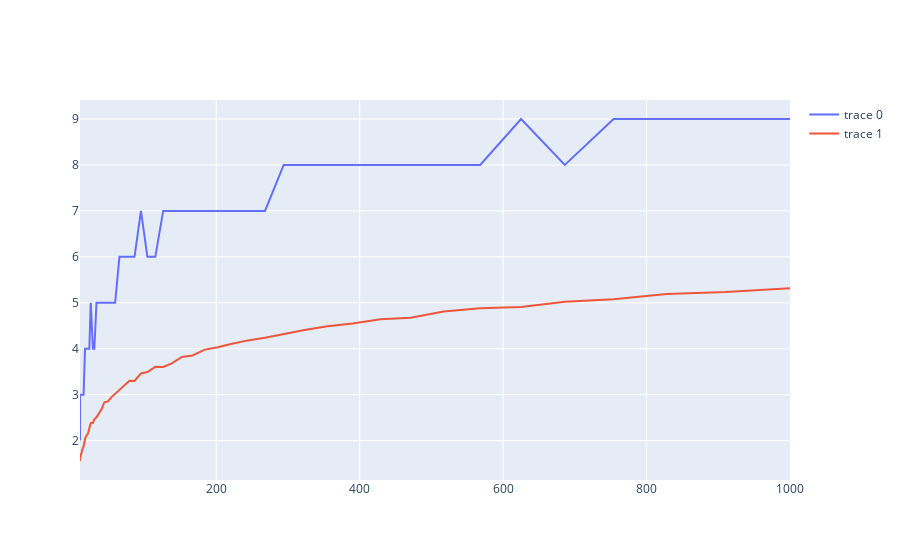

Here is the notebook cell this chart was saved with:
### Code cell
trace1 = go.Scatter(
    x=rang,
    y=diameter
)
trace2 = go.Scatter(
    x=rang,
    y=average_diam
)
fig = go.Figure(
    data=[trace1, trace2]
)
# fig.update_layout()
fig.show()

### Figure 1 — Plotly figure (JSON) as saved in the notebook; plotly's stock layout.template omitted (floating-point values rounded to 4 significant figures)
{"data": [{"type": "scatter", "x": [10, 10, 12, 13, 14, 15, 17, 19, 21, 23, 25, 28, 30, 33, 37, 40, 44, 49, 54, 59, 65, 71, 79, 86, 95, 104, 115, 126, 138, 152, 167, 184, 202, 222, 244, 268, 294, 323, 355, 390, 429, 471, 517, 568, 625, 686, 754, 828, 910, 1000], "y": [2, 3, 3, 3, 3, 3, 4, 4, 4, 4, 5, 4, 4, 5, 5, 5, 5, 5, 5, 5, 6, 6, 6, 6, 7, 6, 6, 7, 7, 7, 7, 7, 7, 7, 7, 7, 8, 8, 8, 8, 8, 8, 8, 8, 9, 8, 9, 9, 9, 9]}, {"type": "scatter", "x": [10, 10, 12, 13, 14, 15, 17, 19, 21, 23, 25, 28, 30, 33, 37, 40, 44, 49, 54, 59, 65, 71, 79, 86, 95, 104, 115, 126, 138, 152, 167, 184, 202, 222, 244, 268, 294, 323, 355, 390, 429, 471, 517, 568, 625, 686, 754, 828, 910, 1000], "y": [1.556, 1.622, 1.727, 1.808, 1.846, 1.867, 2.037, 2.105, 2.148, 2.265, 2.38, 2.386, 2.462, 2.508, 2.622, 2.681, 2.834, 2.853, 2.946, 3.016, 3.1, 3.203, 3.3, 3.297, 3.461, 3.493, 3.605, 3.604, 3.681, 3.821, 3.852, 3.98, 4.031, 4.107, 4.181, 4.238, 4.32, 4.409, 4.491, 4.549, 4.641, 4.673, 4.812, 4.878, 4.906, 5.022, 5.075, 5.191, 5.232, 5.316]}], "layout": {"autosize": true, "xaxis": {"autorange": true, "range": [10, 1000], "type": "linear"}, "yaxis": {"autorange": true, "range": [1.142, 9.414], "type": "linear"}}}
